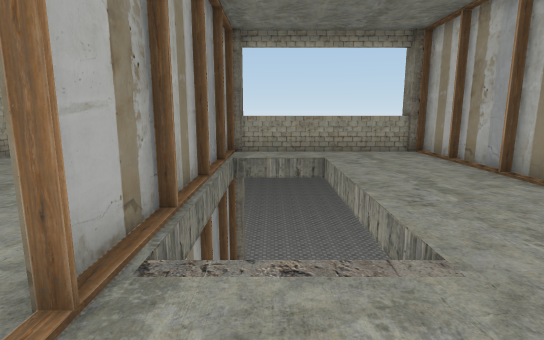
View 1 (above)

24 first-person views from a walk through a scene from a Unity 3-D project. The camera is 1.3 m above the floor, tilts 10° down and sees 80° across. The floor is counted in squares, 1 m on a side. Each view is taken from the middle of a square. On the plan, view 1 faces up. The plan holds only what a view shows up to about 14 squares ahead; the rest is blank. The place goes on beyond the plan. Some surface patterns are stand-ins.

View 2
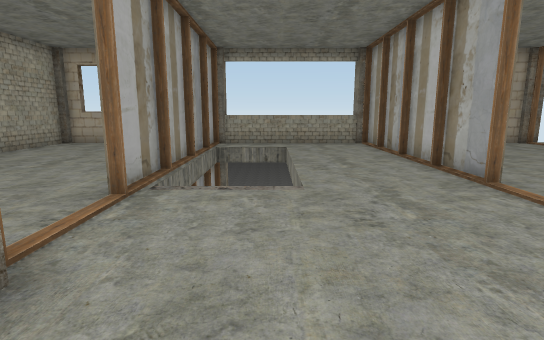

View 3
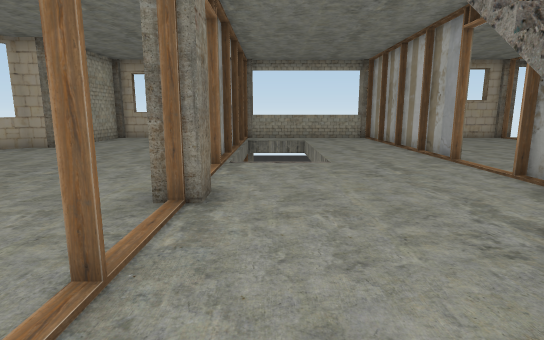

View 4
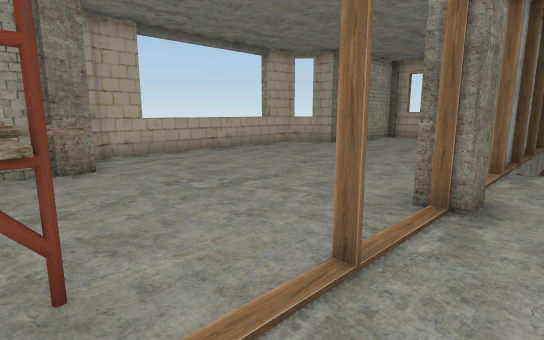

View 5
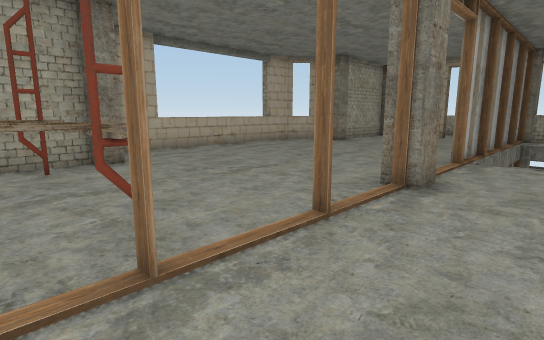

View 6
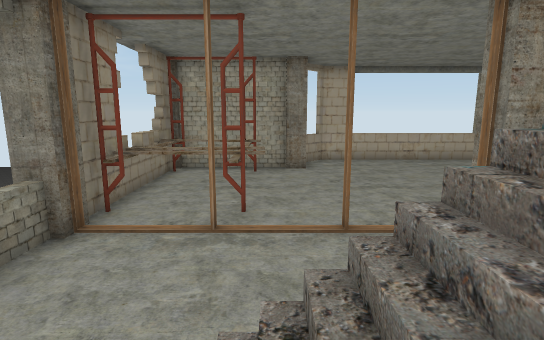

View 7
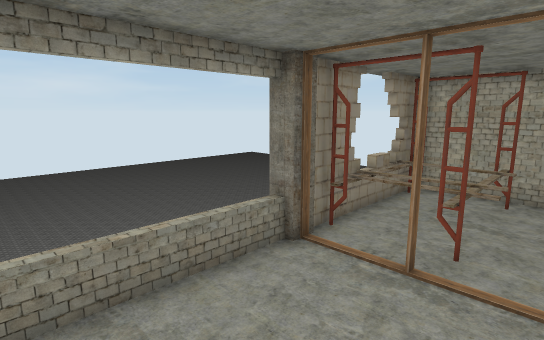

View 8
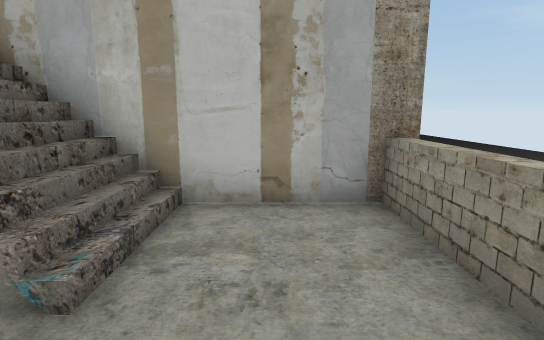

View 9
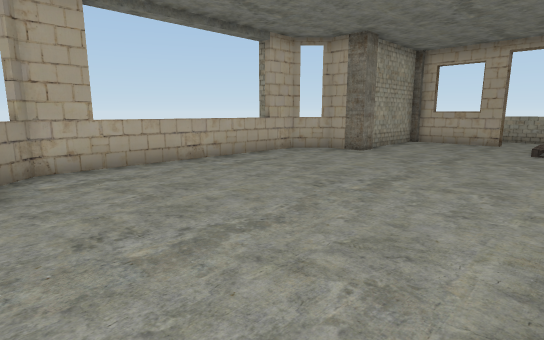

View 10
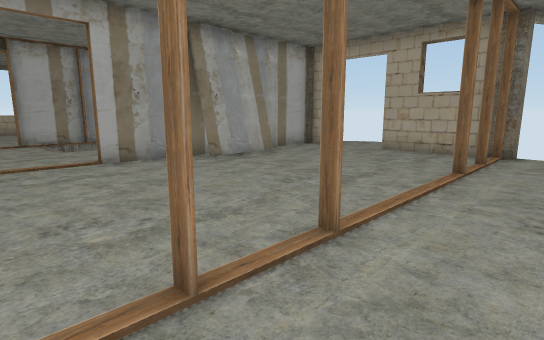

View 11
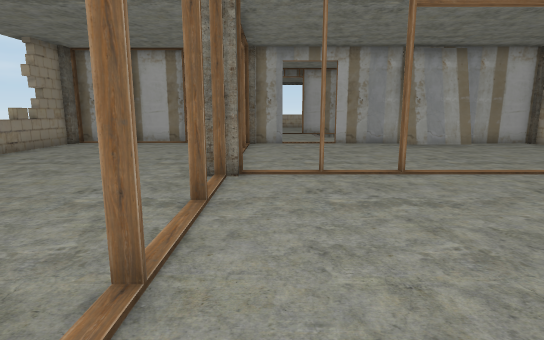

View 12
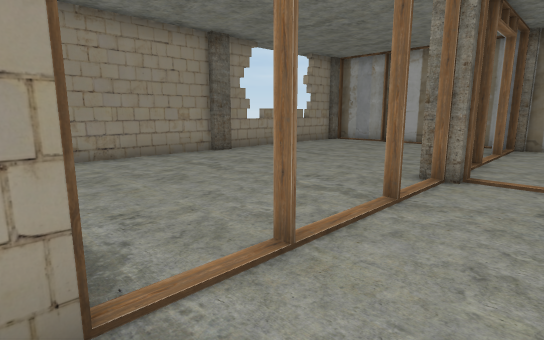

View 13
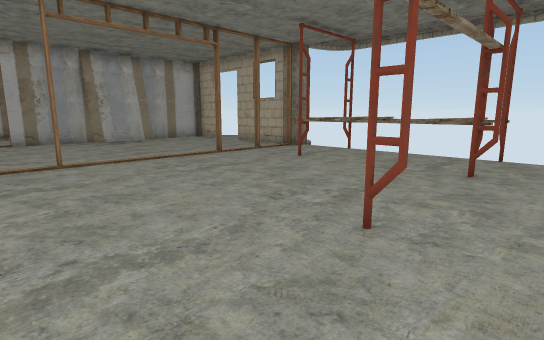

View 14
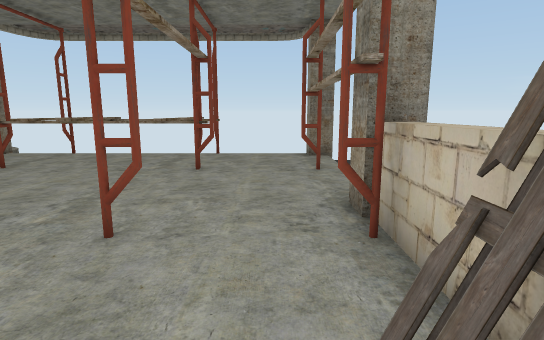

View 15
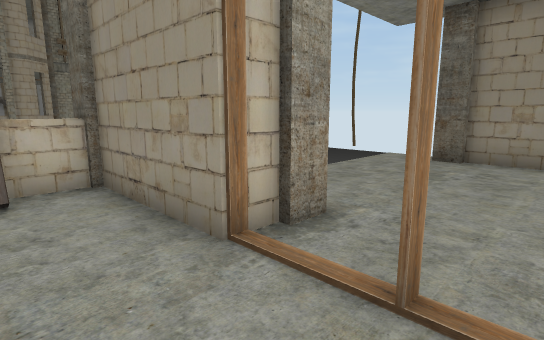

View 16
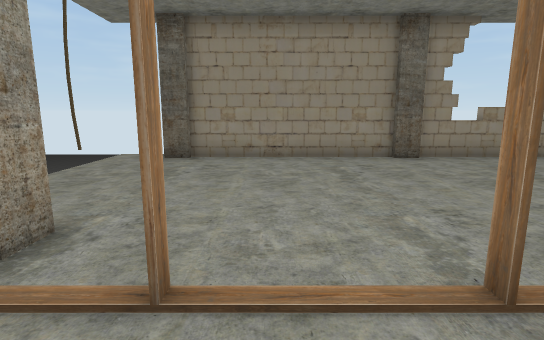

View 17
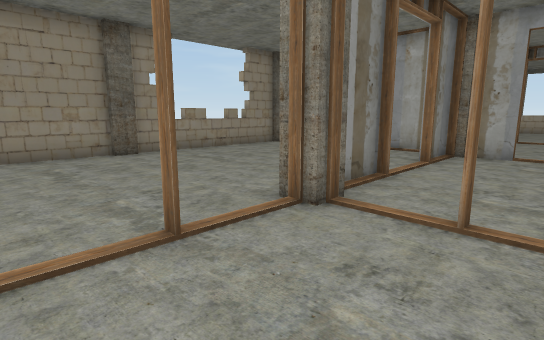

View 18
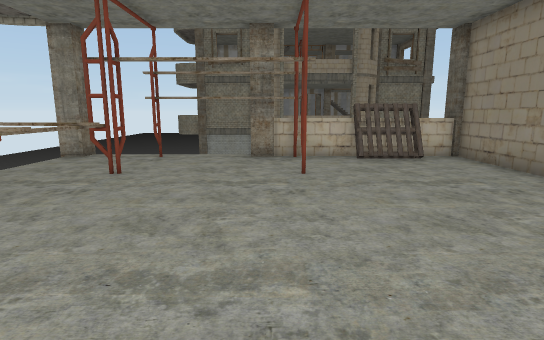

View 19
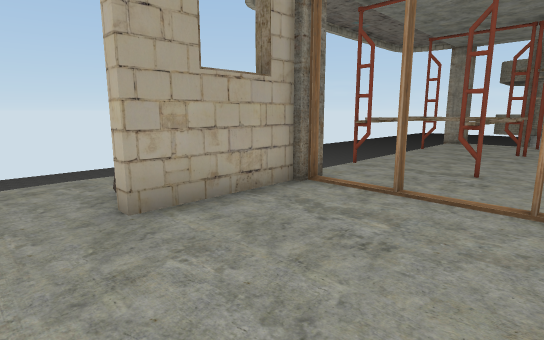

View 20
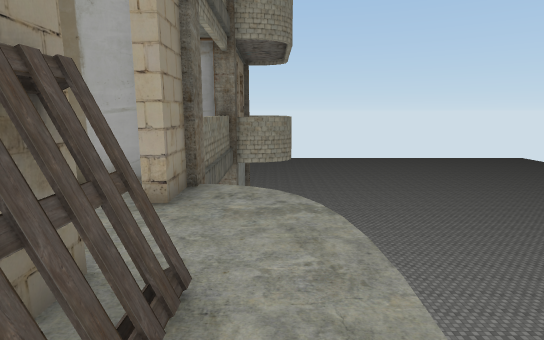

View 21
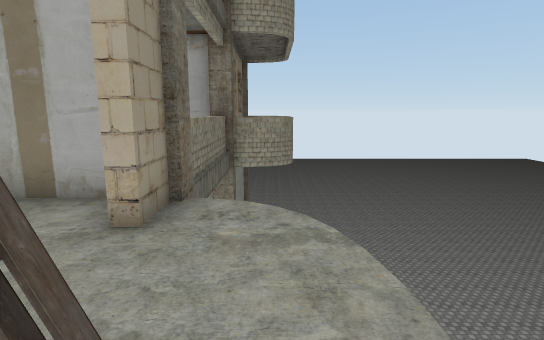

View 22
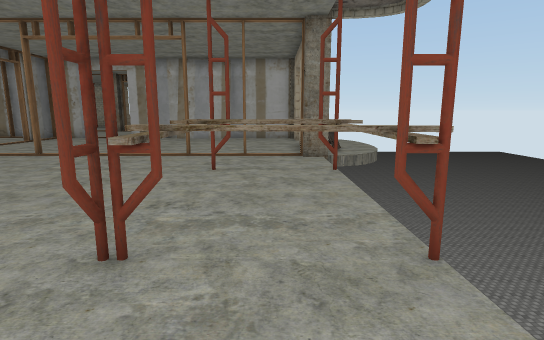

View 23
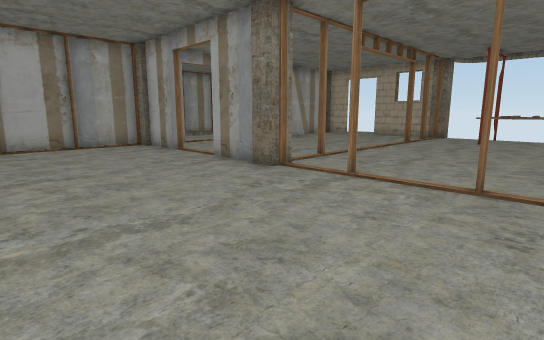

View 24
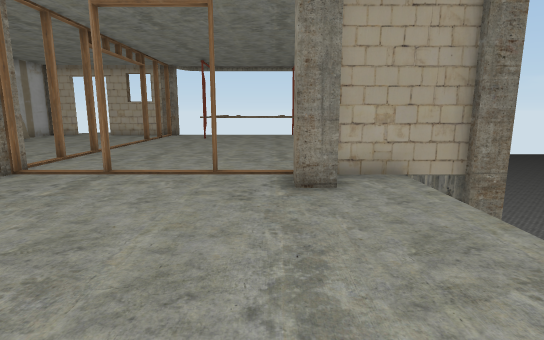

### Floor plan
Key: @ floor where view 1 was taken; # wall or solid block; . floor; / step, stairs or slope; = window, fence, low wall or low ledge; v drop or lower ground; T thing the floor can be seen under or through.
Columns run from 10 left of view 1 to 23 right of it. Each row starts with its distance up from view 1.
 14       ==v       vvvvv
 13       . =v     v......v
 12       .  vvvvvvv...###vvvvvvvvvvv
 11   ####. ##=====##..####..T##TT..#v
 10   #..../#......#.........TT.TT...v
  9   #..../#/  ...#......#..TTTTT..#v
  8   #.....#/  ...##................v
  7   #.....#   ...##.....#..........v
  6 v##..... v  ...##................v
  5 #....... #  ...##...............#v
  4 #.......##  ...#................#v
  3 =.......#///...#......#.........=v
  2 =.......#/......................#
  1 =.....................#.........#
  0 =.........@....#................=
 -1 =..............###..###.#..#.####v
 -2 #..............#.............#.v
 -3 #............/ #...............v
 -4  ##......#..///#...............v
 -5   #...TT....///#...............v
 -6   ###TTT.#.....#...............v
 -7   #v#.TT.......#...............v
 -8   #######......#...............v
 -9   ########=====###############.vv

Positions as (right, up) in squares from view 1, and headings:
1: (0, 0), facing up
2: (1, -3), facing up
3: (0, -6), facing up
4: (0, -6), facing up-left
5: (1, -7), facing up-left
6: (4, -5), facing left
7: (4, -4), facing down-left
8: (0, -7), facing right
9: (-2, -4), facing up-left
10: (14, 0), facing up-left
11: (19, 0), facing left
12: (19, 1), facing down-left
13: (21, 1), facing up-left
14: (21, 1), facing up
15: (16, 1), facing down-right
16: (16, 1), facing down
17: (16, 2), facing down-left
18: (12, 5), facing right
19: (7, 7), facing up-right
20: (11, 13), facing left
21: (10, 13), facing left
22: (22, 10), facing left
23: (18, -7), facing up-left
24: (18, -8), facing up
